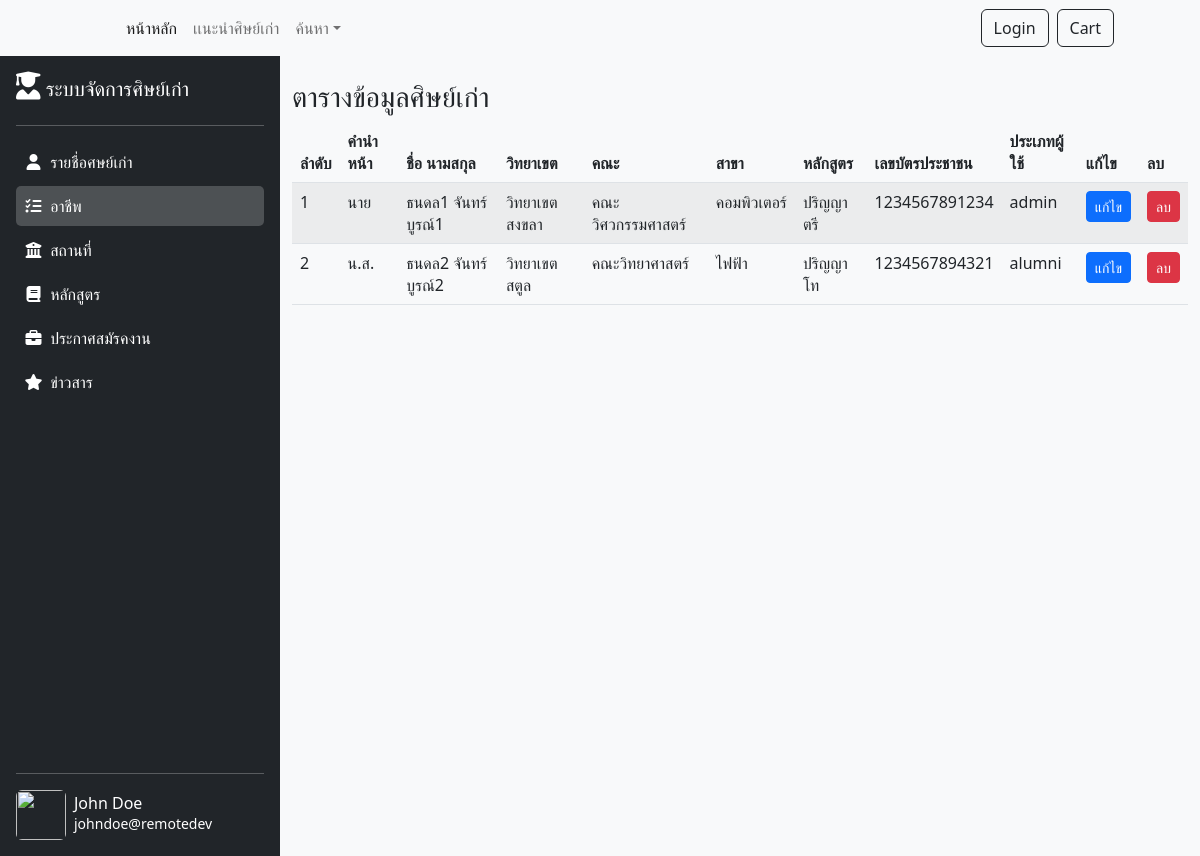
The app's page /admin-job.php with its own data.
### tables this page shows
CREATE TABLE tbuser(
	userid						int(10)        		UNSIGNED NOT NULL AUTO_INCREMENT,
	loginid              		int(11)				UNSIGNED NULL,
	historyuserid				int(11)				UNSIGNED NULL,
    courseid					int(11)				UNSIGNED NULL,
    districts					int(11)				UNSIGNED NULL,
    useraddress					varchar(255) NULL,
    userbirthday              	date            	DEFAULT CURRENT_TIMESTAMP NULL,
    usercitizen              	varchar(13)        	NULL,
    userimg              		mediumtext        	NULL,
    
    PRIMARY KEY (userid),
    constraint FK_User_Loginname foreign key (loginid) references tblogin(loginid) ON update cascade,
    constraint FK_User_Historyuser foreign key (historyuserid) references tbhistoryuser(historyuserid) ON update cascade,
    constraint FK_User_Course foreign key (courseid) references tbcourse(courseid) ON update cascade
     
);

CREATE TABLE tbprefix(
	prefixid					int(10)        		UNSIGNED NOT NULL AUTO_INCREMENT,
	prefixname              	varchar(50) NOT NULL UNIQUE,
    prefixaname              	varchar(50) NOT NULL UNIQUE,
	
    constraint PK_Campus primary key (prefixid)
);

CREATE TABLE tbcampus(
	campusid					int(10)        		UNSIGNED NOT NULL AUTO_INCREMENT,
	campusname              	varchar(50) NOT NULL UNIQUE,
	
    constraint PK_Campus primary key (campusid)
);

CREATE TABLE tbgroup(
	groupid						int(10)        		UNSIGNED NOT NULL AUTO_INCREMENT,
	groupname              		varchar(50) NOT NULL UNIQUE,
	campusid					int(11)				UNSIGNED NOT NULL,
    
    PRIMARY KEY (groupid), 
    constraint FK_Group_Campus foreign key (campusid) references tbcampus(campusid) ON update cascade
);

CREATE TABLE tbbranch(
	branchid					int(10)        		UNSIGNED NOT NULL AUTO_INCREMENT,
	branchname              	varchar(50) NOT NULL UNIQUE,
	groupid						int(11)				UNSIGNED NOT NULL,
    
    PRIMARY KEY (branchid), 
    constraint FK_Branch_Group foreign key (groupid) references tbgroup(groupid) ON update cascade
);

CREATE TABLE tbcourse(
	courseid					int(10)        		UNSIGNED NOT NULL AUTO_INCREMENT,
	coursename              	varchar(50) NOT NULL UNIQUE,
	branchid					int(11)				UNSIGNED NOT NULL,
    
    PRIMARY KEY (courseid), 
    constraint FK_Course_Branch foreign key (branchid) references tbbranch(branchid) ON update cascade
);

CREATE TABLE tbtype(
	typeid						int(10)        		UNSIGNED NOT NULL AUTO_INCREMENT,
	typename              		varchar(50) NOT NULL,
	
    constraint PK_Type primary key (typeid)
);

### admin-info-job.php (the view, shortened to what this page needs)
<?php include('condb.php'); ?>
<?php
$sql = "SELECT userid , p.prefixaname, CONCAT(f.firstnamename,' ', l.lastnamename) AS full_name ,
ca.campusname , gr.groupname , br.branchname , co.coursename , userbirthday , usercitizen , typename
FROM tbuser as u
join tbhistoryuser as htu on u.historyuserid = htu.historyuserid
join tbprefix as p on htu.prefixid = p.prefixid
join tbfirstname as f on htu.firstnameid = f.firstnameid
join tblastname as l on htu.lastnameid = l.lastnameid
join tbcourse as co on u.courseid = co.courseid
join tbbranch as br on co.branchid = br.branchid
join tbgroup as gr on br.groupid = gr.groupid
join tbcampus as ca on gr.campusid = ca.campusid
join tblogin as lo on u.loginid = lo.loginid
join tbtype as ty on lo.typeid = ty.typeid";
$query_sql = mysqli_query($conn, $sql);
?>
<!DOCTYPE html>
<html lang="en">
<head>
        <link href="https://cdn.jsdelivr.net/npm/bootstrap-icons@5.3.0/font/bootstrap-icons.css" rel="stylesheet" />
        <link href="css/styles.css" rel="stylesheet" />
        <link href="https://cdn.datatables.net/2.0.2/css/dataTables.dataTables.min.css" rel="stylesheet" />
</head>
<body>
    <div class="container">
        <h3 class="mt-4">ตารางข้อมูลศิษย์เก่า</h3>
        <table id="user" class="table table-striped">
            <thead>
                <th>ลำดับ</th>
                <th>คำนำหน้า</th>
                <th>ชื่อ นามสกุล</th>
                <th>วิทยาเขต</th>
                <th>คณะ</th>
                <th>สาขา</th>
                <th>หลักสูตร</th>
                <th>เลขบัตรประชาชน</th>
                <th>ประเภทผู้ใช้</th>
                <th>แก้ไข</th>
                <th>ลบ</th>
            </thead>
        <tbody>
    <?php
    while($row = mysqli_fetch_assoc($query_sql)) {
    ?>
            <tr>
                <td><?php echo $row['userid']; ?></td>
                <td><?php echo $row['prefixaname']; ?></td>
                <td class="name"><?php echo $row['full_name'];?></td>
                <td><?php echo $row['campusname']; ?></td>
                <td><?php echo $row['groupname']; ?></td>
                <td><?php echo $row['branchname']; ?></td>
                <td><?php echo $row['coursename']; ?></td>
                <td><?php echo $row['usercitizen']; ?></td>
                <td><?php echo $row['typename']; ?></td>
                <td><a href="edit.php?userid=<?php echo $row['userid']; ?>" class="btn btn-primary btn-sm">แก้ไข</a></td>
                <td><a href="delete.php?userid=<?php echo $row['userid']; ?>" class="btn btn-danger btn-sm">ลบ</a></td>
            </tr>
    <?php
        }
    ?>
            </tbody>
        </table>
        </div>
</body>
</html>

### css/style-admin.css (style rules this page uses)
html,body { height: 100%; font-family: 'Prompt', sans-serif; }

### records on screen
tbuser: userid "1", tbprefix.prefixaname "นาย", full_name "ธนดล1 จันทร์บูรณ์1", tbcampus.campusname "วิทยาเขตสงขลา", tbgroup.groupname "คณะวิศวกรรมศาสตร์", tbbranch.branchname "คอมพิวเตอร์", courseid.coursename "ปริญญาตรี", usercitizen "1234567891234", tbtype.typename "admin"
tbuser: userid "2", tbprefix.prefixaname "น.ส.", full_name "ธนดล2 จันทร์บูรณ์2", tbcampus.campusname "วิทยาเขตสตูล", tbgroup.groupname "คณะวิทยาศาสตร์", tbbranch.branchname "ไฟฟ้า", courseid.coursename "ปริญญาโท", usercitizen "1234567894321", tbtype.typename "alumni"
